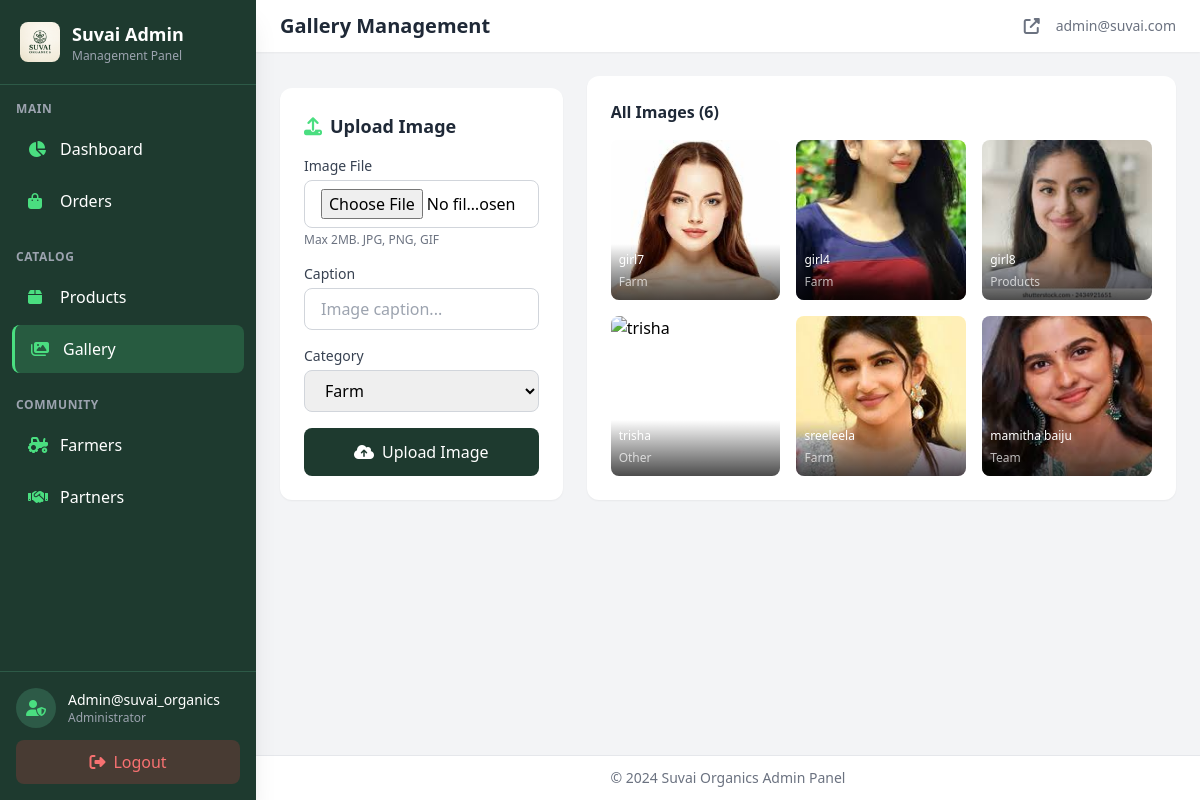
The page /gallery-manage (signed in) on the database its author committed.
### app.py (models this page shows)
class User(db.Model, UserMixin):
    id = db.Column(db.Integer, primary_key=True)
    username = db.Column(db.String(150), unique=True, nullable=False)
    email = db.Column(db.String(150), unique=True, nullable=False)
    password = db.Column(db.String(200), nullable=False)
    role = db.Column(db.String(20), default='customer')  # 'admin' or 'customer'
    created_at = db.Column(db.DateTime, default=datetime.utcnow)

class GalleryItem(db.Model):
    id = db.Column(db.Integer, primary_key=True)
    filename = db.Column(db.String(200), nullable=False)
    caption = db.Column(db.String(200), nullable=True)
    category = db.Column(db.String(50), default='Uncategorized')
    created_at = db.Column(db.DateTime, default=datetime.utcnow)

### app.py (the view, shortened to what this page needs)
@app.route('/gallery-manage', methods=['GET', 'POST'])
@login_required
def gallery_manage():
    if current_user.role != 'admin':
        return redirect(url_for('home'))
    gallery_items = GalleryItem.query.order_by(GalleryItem.created_at.desc()).all()
    return render_template('gallery-manage.html', gallery_items=gallery_items)

### app.py (called while the page is built)
@login_manager.user_loader
def load_user(user_id):
    return User.query.get(int(user_id))

@app.after_request
def add_header(response):
    if current_user.is_authenticated:
        response.headers['Cache-Control'] = 'no-cache, no-store, must-revalidate, private'
        response.headers['Pragma'] = 'no-cache'
        response.headers['Expires'] = '0'
    return response

### templates/gallery-manage.html (shortened to what this page needs)
{% extends "admin-layout.html" %}
{% set admin_active_page = 'gallery' %}
{% block page_title %}Gallery Management{% endblock %}
{% block content %}
<div class="grid grid-cols-1 lg:grid-cols-3 gap-6">
  <div class="lg:col-span-1">
    <div class="bg-white rounded-xl shadow-sm p-6 sticky top-24">
      <h3 class="text-lg font-bold text-gray-800 mb-4">
        <i class="fas fa-upload text-admin-accent mr-2"></i>Upload Image
      </h3>
      <form action="{{ url_for('gallery_manage') }}" method="POST" enctype="multipart/form-data" class="space-y-4">
        <div>
          <label class="block text-sm font-medium text-gray-700 mb-1">Image File</label>
          <input type="file" name="image" accept="image/*" required
            class="w-full px-4 py-2 border border-gray-300 rounded-lg focus:ring-2 focus:ring-admin-accent focus:border-transparent">
          <p class="text-xs text-gray-500 mt-1">Max 2MB. JPG, PNG, GIF</p>
        </div>
        <div>
          <label class="block text-sm font-medium text-gray-700 mb-1">Caption</label>
          <input type="text" name="caption"
            class="w-full px-4 py-2 border border-gray-300 rounded-lg focus:ring-2 focus:ring-admin-accent focus:border-transparent"
            placeholder="Image caption...">
        </div>
        <div>
          <label class="block text-sm font-medium text-gray-700 mb-1">Category</label>
          <select name="category"
            class="w-full px-4 py-2 border border-gray-300 rounded-lg focus:ring-2 focus:ring-admin-accent focus:border-transparent">
            <option value="Farm">Farm</option>
          </select>
        </div>
        <button type="submit"
          class="w-full bg-admin-primary text-white py-3 rounded-lg hover:bg-admin-secondary transition font-medium">
          <i class="fas fa-cloud-upload-alt mr-2"></i>Upload Image
        </button>
      </form>
    </div>
  </div>
  <div class="lg:col-span-2">
    <div class="bg-white rounded-xl shadow-sm p-6">
      <h3 class="font-bold text-gray-800 mb-4">All Images ({{ gallery_items|length if gallery_items else 0 }})</h3>
      {% if gallery_items %}
      <div class="grid grid-cols-2 md:grid-cols-3 gap-4">
        {% for item in gallery_items %}
        <div class="relative group rounded-lg overflow-hidden">
          <div class="absolute bottom-0 left-0 right-0 bg-gradient-to-t from-black/70 to-transparent p-2">
            <p class="text-white text-xs truncate">{{ item.caption or 'No caption' }}</p>
            <span class="text-white/70 text-xs">{{ item.category }}</span>
          </div>
        </div>
        {% endfor %}
      </div>
      {% endif %}
    </div>
  </div>
</div>
{% endblock %}

### templates/admin-layout.html (shortened to what this page needs)
{% set admin_active_page = admin_active_page or 'dashboard' %}
<!DOCTYPE html>
<html lang="en">
<head>
    <script src="https://cdn.tailwindcss.com"></script>
    <link rel="stylesheet" href="https://cdnjs.cloudflare.com/ajax/libs/font-awesome/6.4.0/css/all.min.css">
</head>
<body class="bg-gray-100 font-sans">
    <div class="flex min-h-screen">
        <aside id="sidebar"
            class="admin-sidebar fixed md:static inset-y-0 left-0 z-50 w-64 bg-admin-primary text-white flex flex-col shadow-xl">
            <div class="p-5 border-b border-admin-secondary flex items-center justify-between">
                <div class="flex items-center">
                    <img src="{{ url_for('static', filename='images/logo.jpg') }}" alt="Suvai Admin Logo"
                        class="w-10 h-10 rounded-lg mr-3 object-cover">
                    <div>
                        <h1 class="text-lg font-bold">Suvai Admin</h1>
                        <p class="text-xs text-gray-400">Management Panel</p>
                    </div>
                </div>
            </div>
            <nav class="flex-1 py-4 overflow-y-auto">
                <div class="px-4 mb-2 text-xs font-semibold text-gray-400 uppercase tracking-wider">Main</div>
                <ul class="space-y-1 px-3">
                    <li>
                        <a href="{{ url_for('admin_dashboard') }}"
                            class="sidebar-link flex items-center px-4 py-3 rounded-lg {% if admin_active_page == 'dashboard' %}active{% endif %}">
                            <i class="fas fa-chart-pie w-5 mr-3 text-admin-accent"></i>
                            <span>Dashboard</span>
                        </a>
                    </li>
                    <li>
                        <a href="{{ url_for('orders_manage') }}"
                            class="sidebar-link flex items-center px-4 py-3 rounded-lg {% if admin_active_page == 'orders' %}active{% endif %}">
                            <i class="fas fa-shopping-bag w-5 mr-3 text-admin-accent"></i>
                            <span>Orders</span>
                        </a>
                    </li>
                </ul>
                <div class="px-4 mt-6 mb-2 text-xs font-semibold text-gray-400 uppercase tracking-wider">Catalog</div>
                <ul class="space-y-1 px-3">
                    <li>
                        <a href="{{ url_for('products_upload') }}"
                            class="sidebar-link flex items-center px-4 py-3 rounded-lg {% if admin_active_page == 'products' %}active{% endif %}">
                            <i class="fas fa-box w-5 mr-3 text-admin-accent"></i>
                            <span>Products</span>
                        </a>
                    </li>
                    <li>
                        <a href="{{ url_for('gallery_manage') }}"
                            class="sidebar-link flex items-center px-4 py-3 rounded-lg {% if admin_active_page == 'gallery' %}active{% endif %}">
                            <i class="fas fa-images w-5 mr-3 text-admin-accent"></i>
                            <span>Gallery</span>
                        </a>
                    </li>
                </ul>
                <div class="px-4 mt-6 mb-2 text-xs font-semibold text-gray-400 uppercase tracking-wider">Community</div>
                <ul class="space-y-1 px-3">
                    <li>
                        <a href="{{ url_for('farmers_manage') }}"
                            class="sidebar-link flex items-center px-4 py-3 rounded-lg {% if admin_active_page == 'farmers' %}active{% endif %}">
                            <i class="fas fa-tractor w-5 mr-3 text-admin-accent"></i>
                            <span>Farmers</span>
                        </a>
                    </li>
                    <li>
                        <a href="{{ url_for('partners_manage') }}"
                            class="sidebar-link flex items-center px-4 py-3 rounded-lg {% if admin_active_page == 'partners' %}active{% endif %}">
                            <i class="fas fa-handshake w-5 mr-3 text-admin-accent"></i>
                            <span>Partners</span>
                        </a>
                    </li>
                </ul>
            </nav>
            <div class="p-4 border-t border-admin-secondary">
                <div class="flex items-center mb-3">
                    <div class="w-10 h-10 rounded-full bg-admin-secondary flex items-center justify-center mr-3">
                        <i class="fas fa-user-shield text-admin-accent"></i>
                    </div>
                    <div>
                        <p class="font-medium text-sm">{{ current_user.username if current_user.is_authenticated else
                            'Admin' }}</p>
                        <p class="text-xs text-gray-400">Administrator</p>
                    </div>
                </div>
                <a href="{{ url_for('admin_logout') }}"
                    class="flex items-center justify-center w-full bg-red-500/20 text-red-400 py-2.5 rounded-lg hover:bg-red-500 hover:text-white transition">
                    <i class="fas fa-sign-out-alt mr-2"></i>
                    <span>Logout</span>
                </a>
            </div>
        </aside>
        <div class="flex-1 flex flex-col">
            <header class="bg-white shadow-sm sticky top-0 z-40">
                <div class="flex items-center justify-between px-4 py-3 md:px-6">
                    <div class="flex items-center">
                        <h2 class="text-xl font-bold text-gray-800">{% block page_title %}Dashboard{% endblock %}</h2>
                    </div>
                    <div class="flex items-center space-x-4">
                        <a href="{{ url_for('home') }}" target="_blank"
                            class="text-gray-500 hover:text-admin-primary transition" title="View Website">
                            <i class="fas fa-external-link-alt"></i>
                        </a>
                        <span class="text-sm text-gray-500">{{ current_user.email if current_user.is_authenticated else
                            '' }}</span>
                    </div>
                </div>
            </header>
            <main class="flex-1 p-4 md:p-6 overflow-y-auto">
                {% block content %}{% endblock %}
            </main>
            <footer class="bg-white border-t px-6 py-3 text-center text-sm text-gray-500">
                &copy; 2024 Suvai Organics Admin Panel
            </footer>
        </div>
    </div>
</body>
</html>

### templates/admin-layout.html (style rules this page uses)
.sidebar-link { transition: all 0.2s ease; }
.sidebar-link:hover, .sidebar-link.active { background-color: rgba(74, 222, 128, 0.15); border-left: 3px solid #4ade80; }
.sidebar-link.active { background-color: rgba(74, 222, 128, 0.2); }

### rows shown on the page
User: username "Admin@suvai_organics", email "admin@suvai.com"
GalleryItem: caption "girl7", category "Farm"
GalleryItem: caption "girl4", category "Farm"
GalleryItem: caption "girl8", category "Products"
GalleryItem: caption "trisha", category "Other"
GalleryItem: caption "sreeleela", category "Farm"
GalleryItem: caption "mamitha baiju", category "Team"

### other values the page prints
{{ gallery_items|length if gallery_items else 0 }} "6"
